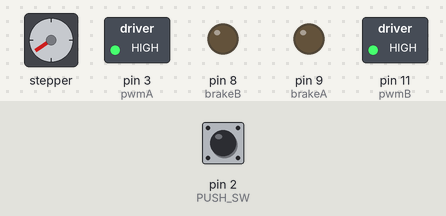
Bench run of a sketch on a simulated Arduino Uno, built with avr-gcc and run on an emulated ATmega328P. Shown: stepper motor, switched loads named in the sketch (green lamp = pin HIGH), output pins drawn as LEDs (lit = HIGH). The inputs (shaded band) are chosen by the test bench; at power-on: pin 2 (PUSH_SW) HIGH. Stepper angles assume 200 steps per turn.

Above: at 4.8 s.
4.9 s: pin 2 (PUSH_SW) pulled LOW for 2.35 s
At 5.8 s:
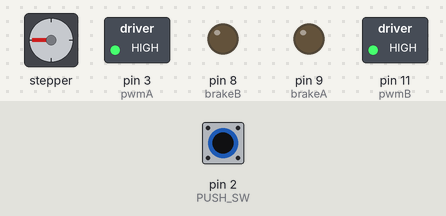
8.7 s: pin 2 (PUSH_SW) pulled LOW for 2.35 s
At 11.5 s:
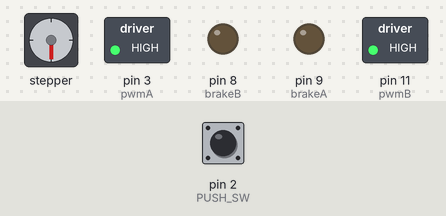
17.1 s: pin 2 (PUSH_SW) pulled LOW for 2.35 s
At 18.0 s:
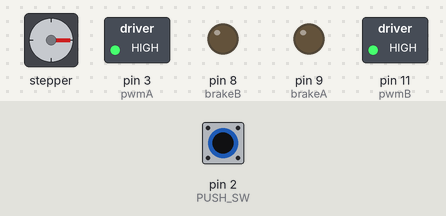
24.7 s: pin 2 (PUSH_SW) driven LOW
34.5 s: pin 2 (PUSH_SW) driven HIGH
Timing chart, 0 to 39.3 s (numbered marks = the images above; inputs shaded):
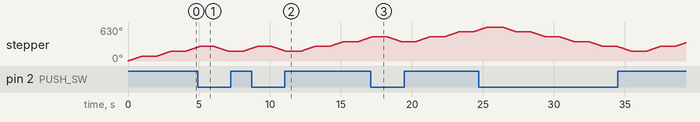

The sketch:

step_motor_switch_1.0.ino
```cpp
// Include the Stepper library:
// D2 Switch rotation change

#include <Stepper.h>
// Define number of steps per revolution:
const int stepsPerRevolution = 200;
// Give the motor control pins names:
#define pwmA 3
#define pwmB 11
#define brakeA 9
#define brakeB 8
#define dirA 12
#define dirB 13
#define PUSH_SW  2
#define CLOSE 0
#define OPEN 1

int pressed = false;
void set_stepper(int condition);
// Initialize the stepper library on the motor shield:
Stepper myStepper = Stepper(stepsPerRevolution, dirA, dirB);


void setup() {
  // Set the PWM and brake pins so that the direction pins can be used to control the motor:
  pinMode(pwmA, OUTPUT);
  pinMode(pwmB, OUTPUT);
  pinMode(brakeA, OUTPUT);
  pinMode(brakeB, OUTPUT);
  digitalWrite(pwmA, HIGH);
  digitalWrite(pwmB, HIGH);
  digitalWrite(brakeA, LOW);
  digitalWrite(brakeB, LOW);
  pinMode(PUSH_SW, INPUT);    // Direction pin on channel A
  // Set the motor speed (RPMs):
  myStepper.setSpeed(15);
}
void loop() {

  /* Read button */
  if (digitalRead(PUSH_SW) == false) // push : 0, NOP : 1
  {
    set_stepper(OPEN);

  }
  else{
    set_stepper(CLOSE);
  }
  delay(20); //ms
}
void set_stepper(int condition){
  // stepper motor의 구동을 condition(OPEN/CLOSE)에 따라 제어하는 함수. 정해진 위치까지 loop마다 일정하게 회전하도록 작동할 것.
  // stub function. please add contents after unit-test.

if (condition == OPEN){
    myStepper.step(-50);
    delay(1000);
  }
if (condition == CLOSE){
    myStepper.step(50);
    delay(1000);
  }
}
```
